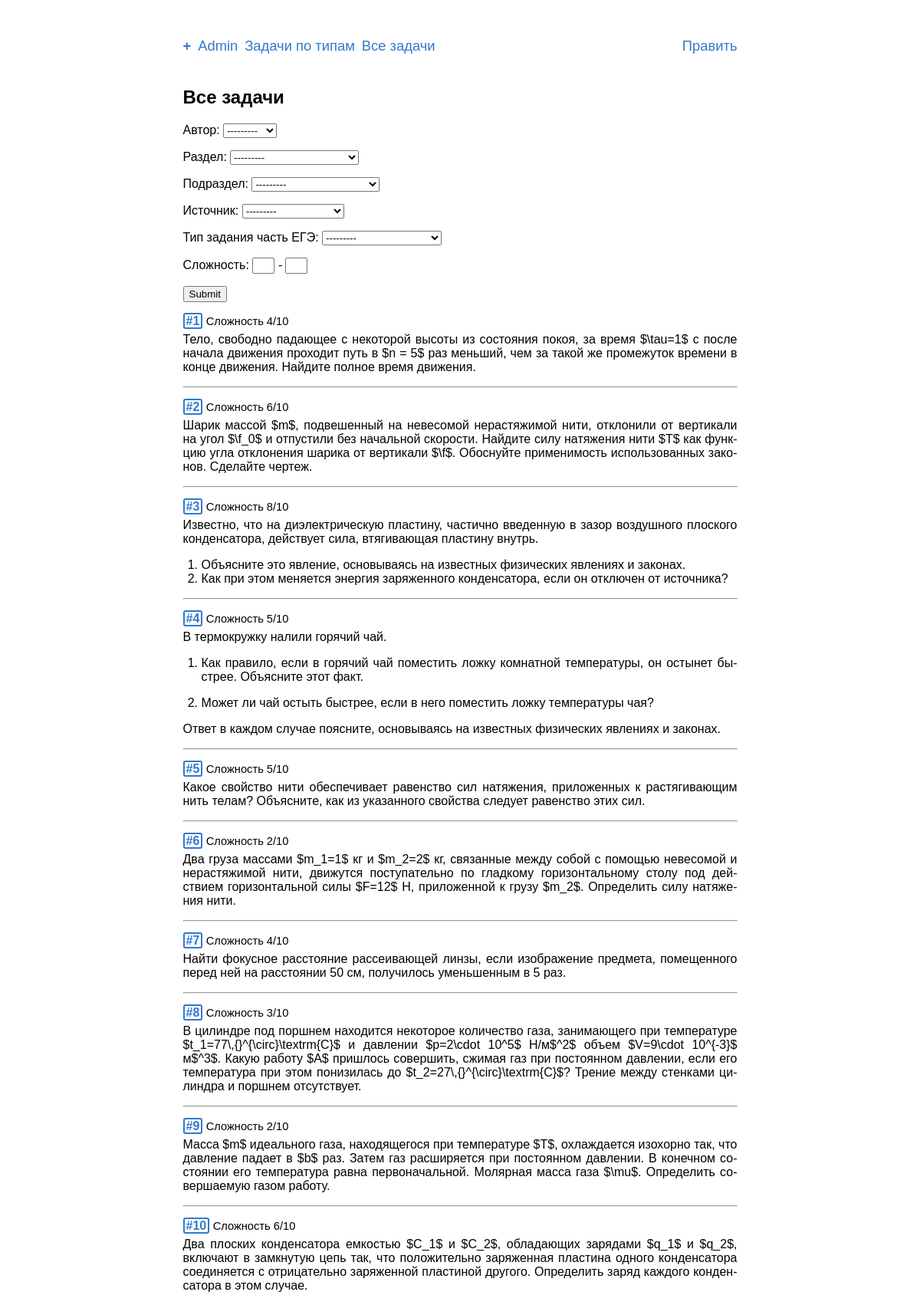
The app's page /problems/ (upper part) with its own data.
### problems/models.py (models this page shows, shortened)
class Problem(models.Model):
    text = models.TextField('условие',
                            max_length=6000,
                            help_text='Максимум 6 тыс. символов '
                            '(если мало - обратитесь к создательнице сайта)')
    solution = models.TextField('решение',
                                max_length=6000,
                                help_text='Максимум 6 тыс. символов',
                                blank=True,
                                null=True)
    answer = models.TextField('ответ',
                              max_length=1000,
                              help_text='Максимум 1 тыс. символов',
                              blank=True,
                              null=True)
    complexity = models.PositiveSmallIntegerField('сложность',
                                                  help_text=('число от 1 до 10'
                                                             ' включительно'),
                                                  blank=True,
                                                  null=True,
                                                  validators=(
                                                      [MinValueValidator(1),
                                                       MaxValueValidator(10)]))
    author = models.ForeignKey(User,
                               on_delete=models.CASCADE,
                               editable=False,
                               verbose_name='автор')
    date = models.DateField('дата добавления',
                            auto_now_add=True)
    tags = models.ManyToManyField(Tag,
                                  verbose_name='тэги',
                                  blank=True)
    source = models.ForeignKey(Source,
                               on_delete=models.CASCADE,
                               verbose_name='источник',
                               blank=True,
                               null=True)
    category = models.ForeignKey(Category,
                                 on_delete=models.CASCADE,
                                 verbose_name='раздел',
                                 blank=True,
                                 null=True)
    subcategory = models.ForeignKey(Subcategory,
                                    on_delete=models.CASCADE,
                                    verbose_name='подраздел',
                                    blank=True,
                                    null=True)
    type_ege = models.ForeignKey(TypeInEGE,
                                 on_delete=models.CASCADE,
                                 verbose_name='Тип задания',
                                 null=True)
    class Meta:
        verbose_name = 'задача'
        verbose_name_plural = 'задачи'
        default_related_name = 'problems'
    def get_absolute_url(self):
        return reverse('problems:detail', kwargs={'pk': self.pk})

### problems/views.py (the view)
# urls.py: path('', views.ProblemsView.as_view(), name='list'),
class ProblemsView(ListView):
    model = Problem
    template_name = 'problems/problems_list.html'
    context_object_name = 'problems'
    def get_queryset(self):
        return Problem.objects.filter().order_by('id')
    def get_context_data(self, **kwargs):
        data = super().get_context_data(**kwargs)
        data['filter'] = ProblemFilter(self.request.GET,
                                       queryset=self.get_queryset())
        data['title'] = 'Все задачи'
        return data

### problems/models.py (called while the page is built)
    def __str__(self):
        return self.name

    def __str__(self):
        return self.name

    def __str__(self):
        return self.name

### problems/templatetags/abbr.py (called while the page is built)
def replace_by_dic(el, dic):
    for i, j in dic.items():
        el = el.replace(i, j)
    return el

@register.filter()
@stringfilter
def abbr(value):
    return replace_by_dic(value, abbr_dic)

### problems/templatetags/markdown_extras.py (called while the page is built)
@register.filter()
@stringfilter
def markdown(value):
    return md.markdown(value, extensions=['markdown.extensions.fenced_code'])

### templates/problems/problems_list.html (shortened to what this page needs)
{% extends "base.html" %}
{% load markdown_extras %}
{% load abbr %}
{% load static %}
{% block content %}
    <h2>{{title}}</h2>
    <form method="get" class="no-print">
      {{ filter.form.as_p }}
      <input type="submit" />
    </form>
    {% for problem in filter.qs %}
    <div class="rel">
      <p class="id-in-list">
        <a href="{{problem.get_absolute_url}}"><b class='id-number'>#{{problem.id}}</b></a>
        <span class="compl">Сложность {{problem.complexity}}/10</span>
      </p>
      <div class="problem">{{problem.text|markdown|abbr|safe}}</div>
    </div><hr>
    {% empty %}
      <p>Ничего не нашлось {{":("}}</p>
      <p>Попробуйте другой фильтр.</p>
    {% endfor %}
{% endblock %}

### static/css/style.css (style rules this page uses)
html { overflow-y: scroll; }
body { -webkit-hyphens: auto; -moz-hyphens: auto; -ms-hyphens: auto; hyphens: auto; margin: 0px auto; width: 723px; max-width: 100%; font-family: Tahoma, Arial; text-align: justify; font-size: 12pt; }
.id-number { border: 2px solid #3377cc; border-radius: 3px; padding: 0px 2px 0px 2px; }
.rel { position: relative; }
.id-in-list { margin-bottom:-10px; }
.compl { font-size: 11pt; font-family: Arial; }
a { text-decoration: none; color: #3377cc; }
input[name="complexity_min"], input[name="complexity_max"] { width: 3ex; text-align: center; }
input[name="complexity_max"] { margin-left:3pt; }
ol { padding-left: 1.5em; }

### records on screen
Problem: id "1", complexity "4", text|abbr "Тело, свободно падающее с некоторой высоты из состояния покоя, за время $\\tau=1$ c после начала движения проходит путь в $n = 5$ раз меньший, чем за такой же промежуток времени в конце движения. Найдите полное время движения."
Problem: id "2", complexity "6", text|abbr "Шарик массой $m$, подвешенный на невесомой нерастяжимой нити, отклонили от вертикали на угол $\\f_0$ и отпустили без начальной скорости. Найдите силу натяжения нити $T$ как функцию угла отклонения шарика от вертикали $\\f$. Обоснуйте применимость использованных законов. Сделайте чертеж."
Problem: id "3", complexity "8", text|abbr "Известно, что на диэлектрическую пластину, частично введенную в зазор воздушного плоского конденсатора, действует сила, втягивающая пластину внутрь. Объясните это явление, основываясь на известных физических явлениях и законах. Как при этом меняется энергия заряженного конденсатора, если он отключен от источника?"
Problem: id "4", complexity "5", text|abbr "В термокружку налили горячий чай. Как правило, если в горячий чай поместить ложку комнатной температуры, он остынет быстрее. Объясните этот факт. Может ли чай остыть быстрее, если в него поместить ложку температуры чая? Ответ в каждом случае поясните, основываясь на известных физических явлениях и законах."
Problem: id "5", complexity "5", text|abbr "Какое свойство нити обеспечивает равенство сил натяжения, приложенных к растягивающим нить телам? Объясните, как из указанного свойства следует равенство этих сил."
Problem: id "6", complexity "2", text|abbr "Два груза массами $m_1=1$ кг и $m_2=2$ кг, связанные между собой с помощью невесомой и нерастяжимой нити, движутся поступательно по гладкому горизонтальному столу под действием горизонтальной силы $F=12$ Н, приложенной к грузу $m_2$. Определить силу натяжения нити."
Problem: id "7", complexity "4", text|abbr "Найти фокусное расстояние рассеивающей линзы, если изображение предмета, помещенного перед ней на расстоянии 50 см, получилось уменьшенным в 5 раз."
Problem: id "8", complexity "3", text|abbr "В цилиндре под поршнем находится некоторое количество газа, занимающего при температуре $t_1=77\\,{}^{\\circ}\\textrm{C}$ и давлении $p=2\\cdot 10^5$ Н/м$^2$ объем $V=9\\cdot 10^{-3}$ м$^3$. Какую работу $A$ пришлось совершить, сжимая газ при постоянном давлении, если его температура при этом понизилась до $t_2=27\\,{}^{\\circ}\\textrm{C}$? Трение между стенками цилиндра и поршнем отсутствует."
Problem: id "9", complexity "2", text|abbr "Масса $m$ идеального газа, находящегося при температуре $T$, охлаждается изохорно так, что давление падает в $b$ раз. Затем газ расширяется при постоянном давлении. В конечном состоянии его температура равна первоначальной. Молярная масса газа $\\mu$. Определить совершаемую газом работу."
Problem: id "10", complexity "6", text|abbr "Два плоских конденсатора емкостью $C_1$ и $C_2$, обладающих зарядами $q_1$ и $q_2$, включают в замкнутую цепь так, что положительно заряженная пластина одного конденсатора соединяется с отрицательно заряженной пластиной другого. Определить заряд каждого конденсатора в этом случае."

### other values on screen
{{ title }} "Все задачи"
